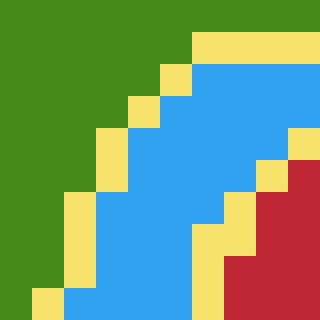

Below is a game level as drawn by its tile map, then a one-line description and the .tmx that defines it (tile-layer data replaced by summaries):
An orthogonal 10x10 tile map with 32x32 px tiles, 1 tile layer (Tile Layer 1).

<map version="1.2" tiledversion="1.2.4" orientation="orthogonal" renderorder="right-down" width="10" height="10" tilewidth="32" tileheight="32" infinite="0" nextlayerid="2" nextobjectid="1">
 <tileset firstgid="1" source="testtileset.tsx" />
 <layer id="1" name="Tile Layer 1" width="10" height="10">
  <data>[100 cells, 100 non-empty, 4 distinct tile ids]</data>
 </layer>
</map>